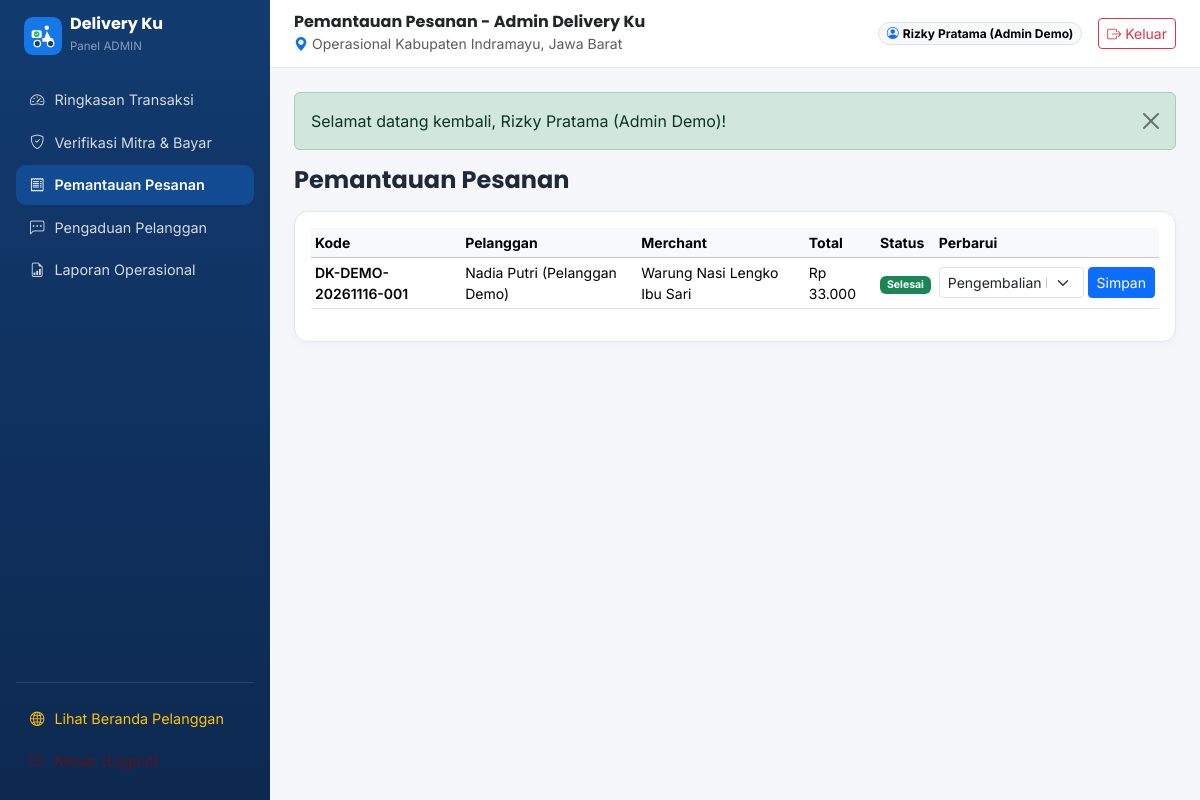
/index.php?route=admin/orders (signed in), run on the app's committed database.
### tables this page shows
CREATE TABLE IF NOT EXISTS `orders` (
    `id` BIGINT UNSIGNED AUTO_INCREMENT PRIMARY KEY,
    `order_code` VARCHAR(40) NOT NULL UNIQUE,
    `user_id` BIGINT UNSIGNED NOT NULL,
    `merchant_id` BIGINT UNSIGNED NOT NULL,
    `driver_id` BIGINT UNSIGNED NULL,
    `district_id` INT UNSIGNED NULL,
    `voucher_id` BIGINT UNSIGNED NULL,
    `recipient_name` VARCHAR(150) NOT NULL,
    `recipient_phone` VARCHAR(25) NOT NULL,
    `delivery_address` TEXT NOT NULL,
    `delivery_lat` DECIMAL(10,7) NULL,
    `delivery_lng` DECIMAL(10,7) NULL,
    `distance_km` DECIMAL(6,2) NOT NULL DEFAULT 2.00,
    `subtotal` DECIMAL(12,2) NOT NULL DEFAULT 0.00,
    `merchant_discount` DECIMAL(12,2) NOT NULL DEFAULT 0.00,
    `voucher_discount` DECIMAL(12,2) NOT NULL DEFAULT 0.00,
    `delivery_fee` DECIMAL(12,2) NOT NULL DEFAULT 0.00,
    `service_fee` DECIMAL(12,2) NOT NULL DEFAULT 0.00,
    `platform_commission` DECIMAL(12,2) NOT NULL DEFAULT 0.00,
    `merchant_net_income` DECIMAL(12,2) NOT NULL DEFAULT 0.00,
    `driver_net_income` DECIMAL(12,2) NOT NULL DEFAULT 0.00,
    `total_amount` DECIMAL(12,2) NOT NULL DEFAULT 0.00,
    `payment_method` ENUM('cod','bank_transfer','manual_proof') NOT NULL DEFAULT 'cod',
    `status` ENUM(
        'menunggu_pembayaran',
        'menunggu_konfirmasi_merchant',
        'pesanan_dikonfirmasi',
        'sedang_disiapkan',
        'menunggu_driver',
        'driver_menuju_merchant',
        'pesanan_diambil',
        'dalam_pengiriman',
        'selesai',
        'dibatalkan',
        'pengembalian_dana'
    ) NOT NULL DEFAULT 'menunggu_konfirmasi_merchant',
    `customer_notes` TEXT NULL,
    `cancel_reason` VARCHAR(255) NULL,
    `customer_confirmed_at` DATETIME NULL,
    `completed_at` DATETIME NULL,
    `is_demo` TINYINT(1) NOT NULL DEFAULT 0,
    `created_at` TIMESTAMP DEFAULT CURRENT_TIMESTAMP,
    `updated_at` TIMESTAMP DEFAULT CURRENT_TIMESTAMP ON UPDATE CURRENT_TIMESTAMP,
    `deleted_at` TIMESTAMP NULL DEFAULT NULL,
    INDEX `idx_orders_user` (`user_id`),
    INDEX `idx_orders_merchant` (`merchant_id`),
    INDEX `idx_orders_driver` (`driver_id`),
    INDEX `idx_orders_status` (`status`),
    INDEX `idx_orders_demo_created` (`is_demo`, `created_at`),
    CONSTRAINT `fk_ord_user` FOREIGN KEY (`user_id`) REFERENCES `users`(`id`),
    CONSTRAINT `fk_ord_merchant` FOREIGN KEY (`merchant_id`) REFERENCES `merchants`(`id`),
    CONSTRAINT `fk_ord_driver` FOREIGN KEY (`driver_id`) REFERENCES `drivers`(`id`) ON DELETE SET NULL,
    CONSTRAINT `fk_ord_district` FOREIGN KEY (`district_id`) REFERENCES `districts`(`id`) ON DELETE SET NULL,
    CONSTRAINT `fk_ord_voucher` FOREIGN KEY (`voucher_id`) REFERENCES `vouchers`(`id`) ON DELETE SET NULL
);

CREATE TABLE IF NOT EXISTS `users` (
    `id` BIGINT UNSIGNED AUTO_INCREMENT PRIMARY KEY,
    `role_id` INT UNSIGNED NOT NULL,
    `full_name` VARCHAR(150) NOT NULL,
    `email` VARCHAR(150) NOT NULL UNIQUE,
    `phone` VARCHAR(25) NOT NULL,
    `password_hash` VARCHAR(255) NOT NULL,
    `avatar_path` VARCHAR(255) NULL,
    `status` ENUM('active','inactive','suspended','pending') NOT NULL DEFAULT 'active',
    `is_demo` TINYINT(1) NOT NULL DEFAULT 0,
    `reset_token` VARCHAR(120) NULL,
    `reset_expires_at` DATETIME NULL,
    `last_login_at` DATETIME NULL,
    `created_at` TIMESTAMP DEFAULT CURRENT_TIMESTAMP,
    `updated_at` TIMESTAMP DEFAULT CURRENT_TIMESTAMP ON UPDATE CURRENT_TIMESTAMP,
    `deleted_at` TIMESTAMP NULL DEFAULT NULL,
    INDEX `idx_users_role` (`role_id`),
    INDEX `idx_users_status` (`status`),
    CONSTRAINT `fk_users_role` FOREIGN KEY (`role_id`) REFERENCES `roles`(`id`)
);

CREATE TABLE IF NOT EXISTS `merchants` (
    `id` BIGINT UNSIGNED AUTO_INCREMENT PRIMARY KEY,
    `user_id` BIGINT UNSIGNED NOT NULL UNIQUE,
    `merchant_category_id` INT UNSIGNED NULL,
    `district_id` INT UNSIGNED NULL,
    `village_id` INT UNSIGNED NULL,
    `store_name` VARCHAR(160) NOT NULL,
    `slug` VARCHAR(180) NOT NULL UNIQUE,
    `description` TEXT NULL,
    `logo_path` VARCHAR(255) NULL,
    `banner_path` VARCHAR(255) NULL,
    `address` TEXT NOT NULL,
    `postal_code` VARCHAR(10) NULL,
    `latitude` DECIMAL(10,7) NULL,
    `longitude` DECIMAL(10,7) NULL,
    `open_time` TIME NOT NULL DEFAULT '08:00:00',
    `close_time` TIME NOT NULL DEFAULT '21:00:00',
    `is_open` TINYINT(1) NOT NULL DEFAULT 1,
    `verification_status` ENUM('pending','approved','rejected') NOT NULL DEFAULT 'pending',
    `verification_notes` TEXT NULL,
    `commission_rate` DECIMAL(5,2) NULL COMMENT 'Override komisi persen khusus merchant jika diisi',
    `rating_avg` DECIMAL(3,2) NOT NULL DEFAULT 5.00,
    `total_reviews` INT UNSIGNED NOT NULL DEFAULT 0,
    `is_recommended` TINYINT(1) NOT NULL DEFAULT 0,
    `is_demo` TINYINT(1) NOT NULL DEFAULT 0,
    `created_at` TIMESTAMP DEFAULT CURRENT_TIMESTAMP,
    `updated_at` TIMESTAMP DEFAULT CURRENT_TIMESTAMP ON UPDATE CURRENT_TIMESTAMP,
    `deleted_at` TIMESTAMP NULL DEFAULT NULL,
    INDEX `idx_merchant_verify` (`verification_status`, `is_open`),
    INDEX `idx_merchant_district` (`district_id`),
    CONSTRAINT `fk_merchant_user` FOREIGN KEY (`user_id`) REFERENCES `users`(`id`) ON DELETE CASCADE,
    CONSTRAINT `fk_merchant_cat` FOREIGN KEY (`merchant_category_id`) REFERENCES `merchant_categories`(`id`) ON DELETE SET NULL,
    CONSTRAINT `fk_merchant_dist` FOREIGN KEY (`district_id`) REFERENCES `districts`(`id`) ON DELETE SET NULL,
    CONSTRAINT `fk_merchant_vil` FOREIGN KEY (`village_id`) REFERENCES `villages`(`id`) ON DELETE SET NULL
);

### htdocs/app/controllers/AdminController.php (called while the page is built, shortened)
<?php
final class AdminController
{
    public function orders(): void
    {
        $pdo = Database::connection();
        $orders = $pdo->query(
            'SELECT o.*, u.full_name AS customer_name, m.store_name
             FROM orders o JOIN users u ON u.id=o.user_id JOIN merchants m ON m.id=o.merchant_id
             WHERE o.deleted_at IS NULL ORDER BY o.id DESC LIMIT 100'
        )->fetchAll();
        render_view('admin/orders', ['orders' => $orders, 'pageTitle' => 'Pemantauan Pesanan - Admin Delivery Ku'], 'dashboard_shell');
    }
}

### htdocs/index.php (called while the page is built, shortened)
<?php
$routes = require BASE_PATH . '/routes/web.php';
$route = trim((string)($_GET['route'] ?? ''), '/');
$handler = $routes[$route];
$isPost = ($_SERVER['REQUEST_METHOD'] ?? 'GET') === 'POST';
if ($isPost && isset($handler[2], $handler[3])) {
    $controllerClass = $handler[2];
    $method = $handler[3];
} else {
    $method = $handler[1];
}
$controller = new $controllerClass();
$controller->{$method}();

### htdocs/resources/views/admin/orders.php (the view)
<h4 class="fw-bold mb-3">Pemantauan Pesanan</h4>
<div class="dk-card p-3">
    <div class="table-responsive"><table class="table table-sm small align-middle"><thead class="table-light"><tr><th>Kode</th><th>Pelanggan</th><th>Merchant</th><th>Total</th><th>Status</th><th>Perbarui</th></tr></thead><tbody>
        <?php foreach ($orders as $o): $nx = ORDER_STATUS_TRANSITIONS[$o['status']] ?? []; ?>
            <tr>
                <td class="fw-semibold"><?= e($o['order_code']) ?></td>
                <td><?= e($o['customer_name']) ?></td>
                <td><?= e($o['store_name']) ?></td>
                <td><?= e(rupiah($o['total_amount'])) ?></td>
                <td><?= order_status_badge($o['status']) ?></td>
                <td><?php if (!empty($nx)): ?>
                    <form method="POST" class="d-flex gap-1"><?= csrf_field() ?><input type="hidden" name="order_id" value="<?= (int)$o['id'] ?>">
                        <select name="to_status" class="form-select form-select-sm"><?php foreach ($nx as $st): ?><option value="<?= e($st) ?>"><?= e(order_status_label($st)) ?></option><?php endforeach; ?></select>
                        <button class="btn btn-primary btn-sm">Simpan</button>
                    </form>
                <?php endif; ?></td>
            </tr>
        <?php endforeach; ?>
    </tbody></table></div>
</div>

### htdocs/app/helpers/functions.php (shortened to what this page needs)
<?php
function e(?string $value): string
{
    return htmlspecialchars((string)$value, ENT_QUOTES | ENT_SUBSTITUTE, 'UTF-8');
}
function rupiah(float|int|string|null $amount): string
{
    return 'Rp ' . number_format((float)($amount ?? 0), 0, ',', '.');
}
function order_status_badge(string $status): string
{
    $meta = ORDER_STATUSES[$status] ?? ['label' => ucfirst(str_replace('_', ' ', $status)), 'badge' => 'secondary'];
    return '<span class="badge text-bg-' . e($meta['badge']) . '">' . e($meta['label']) . '</span>';
}
function order_status_label(string $status): string
{
    return ORDER_STATUSES[$status]['label'] ?? ucfirst(str_replace('_', ' ', $status));
}
function render_view(string $view, array $data = [], ?string $layout = null): void
{
    extract($data, EXTR_SKIP);
    $viewFile = BASE_PATH . '/resources/views/' . str_replace('.', '/', $view) . '.php';
    if ($layout !== null) {
        require $viewFile;
        return;
    }
}

### htdocs/public/assets/css/deliveryku.css (style rules this page uses)
:root { --dk-blue: #1677E8; --dk-navy: #123B70; --dk-white: #FFFFFF; --dk-bg: #F5F7FA; --dk-green: #22B573; --dk-border: #E2E8F0; }
body { font-family: 'Inter', 'Poppins', system-ui, -apple-system, sans-serif; background-color: var(--dk-bg); color: #1E293B; }
h1, h2, h3, h4, h5, h6, .brand-font { font-family: 'Poppins', 'Inter', sans-serif; }
.dk-card { border: 1px solid var(--dk-border); border-radius: 14px; box-shadow: 0 2px 10px rgba(18, 59, 112, 0.04); background: #fff; }

### data on the page
orders: order_code "DK-DEMO-20261116-001", user.full_name "Nadia Putri (Pelanggan Demo)", merchant.store_name "Warung Nasi Lengko Ibu Sari", total_amount "Rp 33.000", status "Selesai"

### other printed values
$role "ADMIN"
$m['label'] "Ringkasan Transaksi"
$m['label'] "Verifikasi Mitra & Bayar"
$m['label'] "Pemantauan Pesanan"
$m['label'] "Pengaduan Pelanggan"
$m['label'] "Laporan Operasional"
$pageTitle "Pemantauan Pesanan - Admin Delivery Ku"
$user['full_name'] "Rizky Pratama (Admin Demo)"
$f['message'] "Selamat datang kembali, Rizky Pratama (Admin Demo)!"
form field to_status "Pengembalian Dana"
